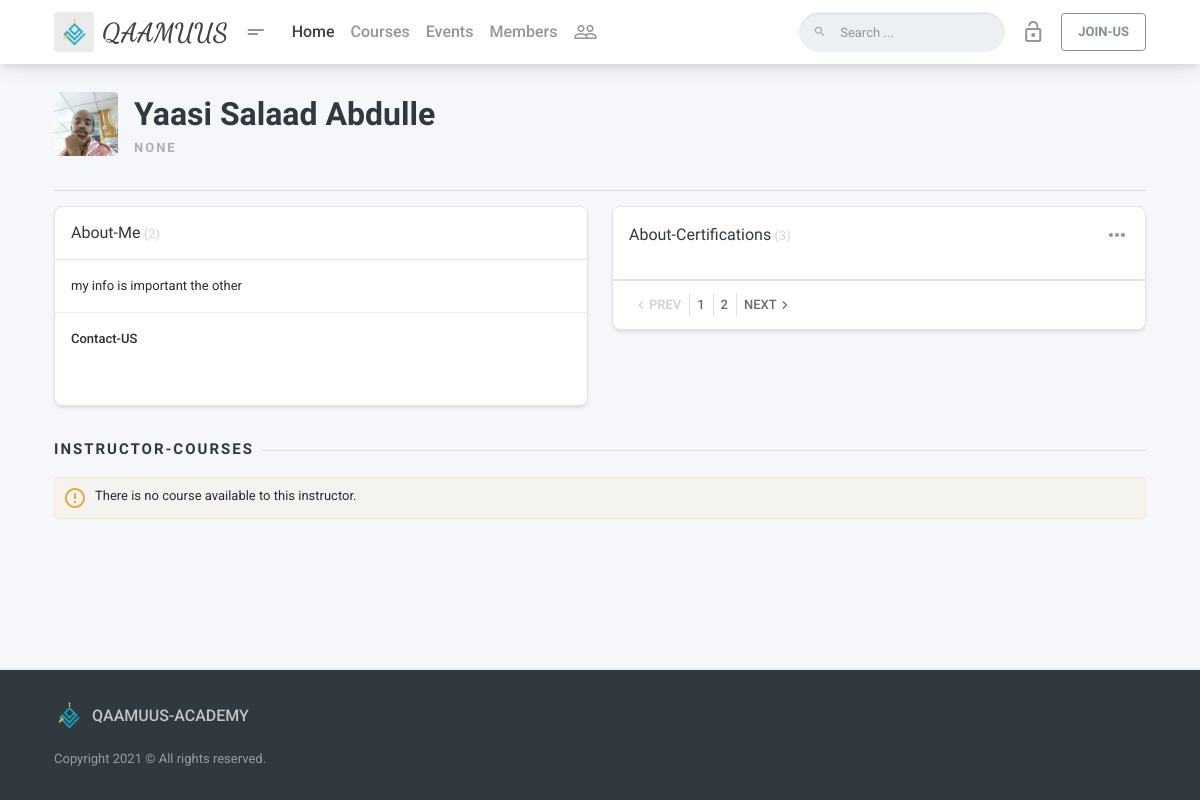
Screenshot of /instructor-info/2/Instructor/ with the database file from the repository.
### api/models.py (models this page shows, shortened)
class UserProfile(models.Model):
    user=models.OneToOneField(User,on_delete=models.CASCADE)
    number=models.CharField(max_length=16, default=0)
    profileImage=models.ImageField(upload_to='images/usrProfile',null=True,blank=True)
    password=models.CharField(max_length=255)
    email=models.CharField(max_length=255,unique=True)
    userTitle=models.CharField(max_length=255,null=True,blank=True)
    fullName=models.CharField(max_length=255)
    aboutMe=models.TextField(null=True,blank=True)
    stayedSeconds=models.IntegerField(default=0)
    facebook_link=models.CharField(max_length=3000,null=True,blank=True)
    twitter_link=models.CharField(max_length=3000,null=True,blank=True)
    third_link=models.CharField(max_length=3000,null=True,blank=True)
    learnedSeconds=models.IntegerField(default=0)
    city=models.CharField(default='',null=True,blank=True,max_length=255)
    status=models.BooleanField(default=True)
    contactMe=models.TextField(null=True,blank=True)
    referralCode=models.CharField(default='qReff_9002',max_length=10)
    userType=models.ForeignKey(UserTypes,on_delete=models.CASCADE,default=1)
    teacherPoints=models.FloatField(default=1)
    user_activated=models.BooleanField(default=True)
    def theImage(self):
        if self.profileImage:
            return mark_safe('<img src={} width="100px" >'.format(self.profileImage.url))
        else:
            return mark_safe('<img src={} width="100px" >'.format('https://st3.depositphotos.com/3581215/18899/v/450/depositphotos_188994514-stock-illustration-vector-illustration-male-silhouette-profile.jpg'))
    theImage.allow_tags=True

### a_system/views.py (the view)
# urls.py: path("instructor-info/<str:usrId>/<str:enc1>/",views.instructorInfo),
def instructorInfo(request,usrId,enc1):
    instructorInfo=UserProfile.objects.get(pk=usrId)
    if instructorInfo.userType == UserTypes.objects.get(pk=2):
        instructorCertification=InstructorCertification.objects.filter(theUser=instructorInfo)
        instructorCourses=QaCourses.objects.filter(instructor=instructorInfo)
        return render(request,'detail/instructor-detail.html',{'instructorCertification':instructorCertification,'instructorInfo':instructorInfo,'instructorCourses':instructorCourses})
    else:
        return redirect('/instructors/')

### a_system/views.py (called while the page is built, shortened)
def userProfileInfo(request):
    if(request.user.pk==None):
        return {
            'userInfo':{}
        }
    elif(request.user.pk==nullcontext):
        return {
                'userInfo':{}
            }

### templates/detail/instructor-detail.html (shortened to what this page needs)
{% extends user.is_authenticated|yesno:"authBase.html,unAuthBase.html" %}
{% load static %}
{% block content %}
{% if user.is_authenticated %}
{% else %}
<br><br><br>
{% endif %}
<div class="pt-32pt">
    <div  class="container page__container d-flex flex-column flex-md-row align-items-center text-center text-sm-left">
        <div class="flex d-flex flex-column flex-sm-row align-items-center mb-24pt mb-md-0">
            <div class="avatar avatar-lg mr-3">
                <a href=""><img src="{{instructorInfo.profileImage.url}}"
                         alt="avatar"
                         class="avatar-img rounded"></a>
            </div>
            <div class="mb-24pt mb-sm-0 mr-sm-24pt">
                <h2 class="mb-0">{{instructorInfo.fullName}}</h2>
                <ol class="breadcrumb p-0 m-0">
                    <li class="breadcrumb-item active">
                        {{instructorInfo.userTitle}}
                    </li>
                </ol>
            </div>
        </div>
    </div>
</div>
<div class="container page__container">
    <div class="page-section">
        <div class="row mb-lg-8pt">
            <div class="col-md-6">
                <div class="card">
                    <div class="card-header">
                        <div class="d-flex align-items-center">
                            <div class="flex">
                                <strong class="card-title">About-Me</strong>
                                <span class="text-20">(2)</span>
                            </div>
                        </div>
                    </div>
                    <div class="list-group list-group-flush">
                        <div class="list-group-item d-flex align-items-start p-16pt">
                            <div class="flex">
                                {{instructorInfo.aboutMe|safe}}
                                <br>
                            </div>
                        </div>
                        <div class="list-group-item d-flex align-items-start p-16pt">
                            <div class="flex">
                                <div><strong>Contact-US</strong></div>
                                <br>
                            </div>
                        </div>
                    </div>
                </div>
            </div>
            <div class="col-md-6">
                <div class="card">
                    <div class="card-header">
                        <div class="d-flex align-items-center mb-16pt">
                            <div class="flex">
                                <strong class="card-title">About-Certifications</strong>
                                <span class="text-20">(3)</span>
                            </div>
                            <i class="material-icons text-50">more_horiz</i>
                        </div>
                    </div>
                    <div class="card-footer">
                        <ul class="pagination justify-content-start pagination-xsm m-0">
                            <li class="page-item disabled">
                                <a class="page-link" href="#" aria-label="Previous">
                                    <span aria-hidden="true" class="material-icons">chevron_left</span>
                                    <span>Prev</span>
                                </a>
                            </li>
                            <li class="page-item">
                                <a class="page-link" href="#" aria-label="Page 1">
                                    <span>1</span>
                                </a>
                            </li>
                            <li class="page-item">
                                <a class="page-link" href="#" aria-label="Page 2">
                                    <span>2</span>
                                </a>
                            </li>
                            <li class="page-item">
                                <a class="page-link" href="#" aria-label="Next">
                                    <span>Next</span>
                                    <span aria-hidden="true" class="material-icons">chevron_right</span>
                                </a>
                            </li>
                        </ul>
                    </div>
                </div>
            </div>
        </div>
        <div class="page-separator">
            <div class="page-separator__text">Instructor-Courses</div>
        </div>
        <div class="row card-group-row">
            {% for course in instructorCourses %}
            <div class="col-md-6 col-lg-4 col-xl-3 card-group-row__col">
                <div class="card card-sm card--elevated p-relative o-hidden overlay overlay--primary-dodger-blue js-overlay mdk-reveal js-mdk-reveal card-group-row__card"
                        data-partial-height="44"
                        data-toggle="popover"
                        data-trigger="click">
                    <a href=""
                        class="js-image"
                        data-position="">
                        <img src="{{course.coverImage.url}}"
                                alt="course">
                        <span class="overlay__content align-items-start justify-content-start">
                            <span class="overlay__action card-body d-flex align-items-center">
                                <i class="material-icons mr-4pt">play_circle_outline</i>
                                <span class="card-title text-white">Preview</span>
                            </span>
                        </span>
                    </a>
                    <div class="mdk-reveal__content">
                        <div class="card-body">
                            <div class="d-flex">
                                <div class="flex">
                                    <a class="card-title"
                                        href="student-course.html">{{course.title}}</a>
                                    <small class="text-50 font-weight-bold mb-4pt">{{course.instructor.fullName}}</small>
                                </div>
                                <a href="student-course.html"
                                    data-toggle="tooltip"
                                    data-title="Add Favorite"
                                    data-placement="top"
                                    data-boundary="window"
                                    class="ml-4pt material-icons text-20 card-course__icon-favorite">favorite_border</a>
                            </div>
                            <!-- <div class="d-flex">
                                <div class="rating flex">
                                    <span class="rating__item"><span class="material-icons">star</span></span>
                                    <span class="rating__item"><span class="material-icons">star</span></span>
                                    <span class="rating__item"><span class="material-icons">star</span></span>
                                    <span class="rating__item"><span class="material-icons">star</span></span>
                                    <span class="rating__item"><span class="material-icons">star_border</span></span>
                                </div>
                                <small class="text-50">6 hours</small>
                            </div> -->
                        </div>
                    </div>
                </div>
                <div class="popoverContainer d-none">
                    <div class="media">
                        <div class="media-left mr-12pt">
                            <img src="../../public/images/paths/xd_40x40@2x.png"
                                    width="40"
                                    height="40"
                                    alt="Angular"
                                    class="rounded">
                        </div>
                        <div class="media-body">
                            <div class="card-title mb-0">{{course.title}}</div>
                            <p class="lh-1 mb-0">
                                <span class="text-50 small">with</span>
                                <span class="text-50 small font-weight-bold">{{course.instructor.fullName}}</span>
                            </p>
                        </div>
                    </div>
                    <p class="my-16pt text-70">{{course.simDesc}}.</p>
                    <div class="mb-16pt">
                        {{course.youLearn|safe}}
                    </div>
                    <div class="row align-items-center">
                        <div class="col-auto">
                            <div class="d-flex align-items-center mb-4pt">
                                <span class="material-icons icon-16pt text-50 mr-4pt">access_time</span>
                                <p class="flex text-50 lh-1 mb-0"><small>{{course.houres}} hours</small></p>
                            </div>
                            <div class="d-flex align-items-center mb-4pt">
                                <span class="material-icons icon-16pt text-50 mr-4pt">play_circle_outline</span>
                                <p class="flex text-50 lh-1 mb-0"><small>{{course.lessonCounts}} lessons</small></p>
                            </div>
                            <div class="d-flex align-items-center">
                                <span class="material-icons icon-16pt text-50 mr-4pt">assessment</span>
                                <p class="flex text-50 lh-1 mb-0"><small>{{course.level}}</small></p>
                            </div>
                        </div>
                        <div class="col text-right">
                            <a href=""
                                class="btn btn-primary">Watch trailer</a>
                        </div>
                    </div>
                </div>
            </div>
            {% empty %}
            <div class="col-12">
                <div class="alert alert-soft-warning mb-0 p-8pt">
                    <div class="d-flex align-items-start">
                        <div class="mr-8pt">
                            <i class="material-icons">error_outline</i>
                        </div>
                        <div class="flex">
                            <small class="text-100">There is no course available to this instructor.</small>
                        </div>
                    </div>
                </div>
            </div>
            {% endfor %}
        </div>
    </div>
</div>
{% endblock %}

### static/css/preloader.css (style rules this page uses)
:root { --sk-size:64px;--sk-color:#3498DB }

### rows the page displays
UserProfile: profileImage (picture), fullName "Yaasi Salaad Abdulle", userTitle "NONE", aboutMe "my info is important the other"
